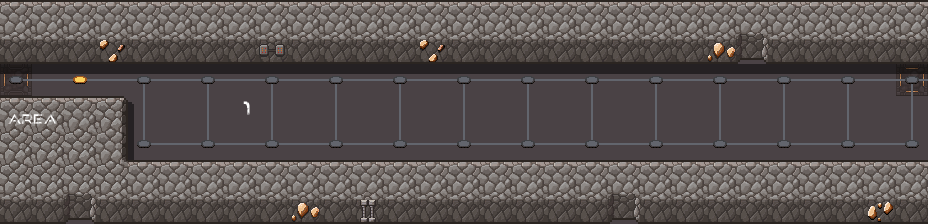

This game map was drawn from its Tiled (.tmx) file and the tilesets committed beside it. A one-line description and the full map source follow:
An orthogonal 29x7 tile map with 32x32 px tiles, 6 tile layers (floor, shadow, wall, p, ...), 2 tilesets.

<map version="1.10" tiledversion="1.10.2" orientation="orthogonal" renderorder="right-down" width="29" height="7" tilewidth="32" tileheight="32" infinite="0" nextlayerid="7" nextobjectid="1">
 <tileset firstgid="1" source="scifi_dungeon_tileset2.tsx" />
 <tileset firstgid="241" source="scifi_tileset_01.tsx" />
 <layer id="1" name="floor" width="29" height="7">
  <data encoding="csv">
148,148,148,148,148,148,148,148,148,148,148,148,148,148,148,148,148,148,148,148,148,148,148,148,148,148,148,148,148,
151,151,151,151,151,151,151,151,151,151,151,151,151,151,151,151,151,151,151,151,151,151,151,151,151,151,151,151,151,
181,151,151,151,151,151,151,151,151,151,151,151,151,151,151,151,151,151,151,151,151,151,151,151,151,151,151,151,183,
151,151,151,151,151,151,151,151,151,151,151,151,151,151,151,151,151,151,151,151,151,151,151,151,151,151,151,151,151,
151,151,151,151,151,151,151,151,151,151,151,151,151,151,151,151,151,151,151,151,151,151,151,151,151,151,151,151,151,
151,151,151,151,151,151,151,151,151,151,151,151,151,151,151,151,151,151,151,151,151,151,151,151,151,151,151,151,151,
151,151,151,151,151,151,151,151,151,151,151,151,151,151,151,151,151,151,151,151,151,151,151,151,151,151,151,151,151
</data>
 </layer>
 <layer id="4" name="shadow" width="29" height="7" opacity="0.5">
  <data encoding="csv">
0,0,0,0,0,0,0,0,0,0,0,0,0,0,0,0,0,0,0,0,0,0,0,0,0,0,0,0,0,
0,0,0,0,0,0,0,0,0,0,0,0,0,0,0,0,0,0,0,0,0,0,0,0,0,0,0,0,0,
22,22,22,22,22,22,22,22,22,22,22,22,22,22,22,22,22,22,22,22,22,22,22,22,22,22,22,22,22,
0,0,0,0,33,0,0,0,0,0,0,0,0,0,0,0,0,0,0,0,0,0,0,0,0,0,0,0,0,
22,22,22,0,43,0,0,0,0,0,0,0,0,0,0,0,0,0,0,0,0,0,0,0,0,0,0,0,0,
0,0,0,0,0,0,0,0,0,0,0,0,0,0,0,0,0,0,0,0,0,0,0,0,0,0,0,0,0,
0,0,0,0,0,0,0,0,0,0,0,0,0,0,0,0,0,0,0,0,0,0,0,0,0,0,0,0,0
</data>
 </layer>
 <layer id="2" name="wall" width="29" height="7">
  <data encoding="csv">
53,53,53,53,53,53,53,53,53,53,53,53,53,53,53,53,53,53,53,53,53,53,53,53,53,53,53,53,53,
101,101,101,116,101,101,101,101,108,101,101,101,101,116,101,101,101,101,101,101,101,101,106,102,101,101,101,101,101,
0,0,0,0,0,0,0,0,0,0,0,0,0,0,0,0,0,0,0,0,0,0,0,0,0,0,0,0,0,
53,53,53,32,0,0,0,0,0,0,0,0,0,0,0,0,0,0,0,0,0,0,0,0,0,0,0,0,0,
1,1,1,42,0,0,0,0,0,0,0,0,0,0,0,0,0,0,0,0,0,0,0,0,0,0,0,0,0,
1,1,1,31,53,53,53,53,53,53,53,53,53,53,53,53,53,53,53,53,53,53,53,53,53,53,53,53,53,
101,101,102,101,101,101,101,101,101,106,101,111,101,101,101,101,101,101,101,102,101,101,101,101,101,101,101,107,101
</data>
 </layer>
 <layer id="6" name="p" width="29" height="7">
  <data encoding="csv">
0,0,0,0,0,0,0,0,0,0,0,0,0,0,0,0,0,0,0,0,0,0,0,0,0,0,0,0,0,
0,0,0,0,0,0,0,0,0,0,0,0,0,0,0,0,0,0,0,0,0,0,0,0,0,0,0,0,0,
0,0,0,0,0,0,0,0,0,0,0,0,0,0,0,0,0,0,0,0,0,0,0,0,0,0,0,0,0,
391,392,0,0,0,0,0,394,0,0,0,0,0,0,0,0,0,0,0,0,0,0,0,0,0,0,0,0,0,
0,0,0,0,0,0,0,0,0,0,0,0,0,0,0,0,0,0,0,0,0,0,0,0,0,0,0,0,0,
0,0,0,0,0,0,0,0,0,0,0,0,0,0,0,0,0,0,0,0,0,0,0,0,0,0,0,0,0,
0,0,0,0,0,0,0,0,0,0,0,0,0,0,0,0,0,0,0,0,0,0,0,0,0,0,0,0,0
</data>
 </layer>
 <layer id="5" name="line" width="29" height="7">
  <data encoding="csv">
0,0,0,0,0,0,0,0,0,0,0,0,0,0,0,0,0,0,0,0,0,0,0,0,0,0,0,0,0,
0,0,0,0,0,0,0,0,0,0,0,0,0,0,0,0,0,0,0,0,0,0,0,0,0,0,0,0,0,
170,2684354739,2684354739,2684354739,3221225631,2684354739,3221225631,2684354739,3221225631,2684354739,3221225631,2684354739,3221225631,2684354739,3221225631,2684354739,3221225631,2684354739,3221225631,2684354739,3221225631,2684354739,3221225631,2684354739,3221225631,2684354739,3221225631,2684354739,3221225631,
0,0,0,0,3221225651,0,3221225651,0,3221225651,0,3221225651,0,3221225651,0,3221225651,0,3221225651,0,3221225651,0,3221225651,0,3221225651,0,3221225651,0,3221225651,0,179,
0,0,0,0,160,2684354739,159,2684354739,159,2684354739,159,2684354739,159,2684354739,159,2684354739,159,2684354739,159,2684354739,159,2684354739,159,2684354739,159,2684354739,159,2684354739,1610612896,
0,0,0,0,0,0,0,0,0,0,0,0,0,0,0,0,0,0,0,0,0,0,0,0,0,0,0,0,0,
0,0,0,0,0,0,0,0,0,0,0,0,0,0,0,0,0,0,0,0,0,0,0,0,0,0,0,0,0
</data>
 </layer>
 <layer id="3" name="point" width="29" height="7">
  <data encoding="csv">
0,0,0,0,0,0,0,0,0,0,0,0,0,0,0,0,0,0,0,0,0,0,0,0,0,0,0,0,0,
0,0,0,0,0,0,0,0,0,0,0,0,0,0,0,0,0,0,0,0,0,0,0,0,0,0,0,0,0,
168,0,158,0,168,0,168,0,168,0,168,0,168,0,168,0,168,0,168,0,168,0,168,0,168,0,168,0,168,
0,0,0,0,0,0,0,0,0,0,0,0,0,0,0,0,0,0,0,0,0,0,0,0,0,0,0,0,0,
0,0,0,0,168,0,168,0,168,0,168,0,168,0,168,0,168,0,168,0,168,0,168,0,168,0,168,0,168,
0,0,0,0,0,0,0,0,0,0,0,0,0,0,0,0,0,0,0,0,0,0,0,0,0,0,0,0,0,
0,0,0,0,0,0,0,0,0,0,0,0,0,0,0,0,0,0,0,0,0,0,0,0,0,0,0,0,0
</data>
 </layer>
</map>
